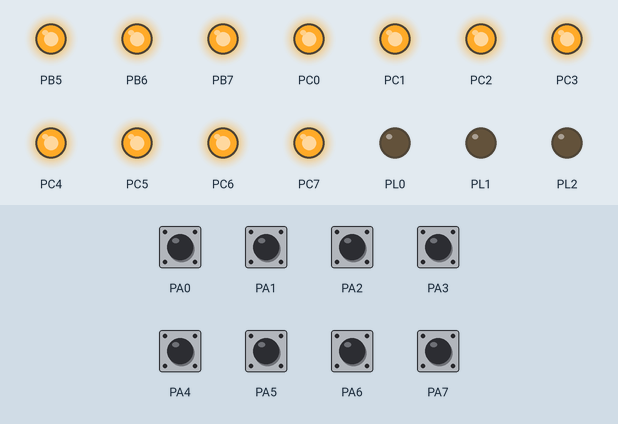
Simulated run of this program. Board: ATmega2560, built with avr-gcc and emulated at 16 MHz. Parts: output pins drawn as LEDs (lit = HIGH). The inputs (shaded band) are chosen by the test bench; at power-on: PA0–7 HIGH. At 0.5 s the program stops and its outputs stay as they are.

Above: at 0.1 s.
Timing chart, 0 to 1.6 s (numbered marks = the images above):
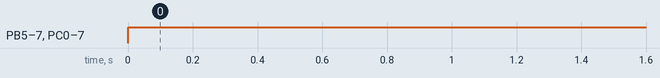

Measured:
- by itself, PB5–7, PC0–7: LOW → HIGH at 0.00 s

The program:

main.c
```c
//////////////////////////////////////////////////////////////////////////////
// Laboratory AVR Microcontrollers Part2
// Program template for C lab 7
// Please fill in this information before starting coding
// Authors:
// 1. Adam Burzynski
// Group: 2
// Section: 1
// Task number: 11
//
// Version: 2020v3.0
//////////////////////////////////////////////////////////////////////////////

#include <avr/io.h>
#include <avr/interrupt.h>
// please look into header pgmspace.h functions to properly read from ROM
#include <avr/pgmspace.h>
// please change this to proper value given by the teacher
#define F_CPU 16000000L
#define nLength 100
uint8_t TAB_RAM[nLength];
//-----------this is table with data example --------------------------------------
// please correct end of this table according to the guidelines given by the teacher
uint8_t const TAB_ROM[] PROGMEM = {
0x00, 0x01, 0x02, 0x03, 0x04, 0x05, 0x06, 0x07, 0x08, 0x09, 0x0A, 0x0B, 0x0C, 0x0D, 0x0E, 0x1F,
0x10, 0x11, 0x12, 0x13, 0x14, 0x15, 0x16, 0x17, 0x18, 0x19, 0x1A, 0x1B, 0x1C, 0x1D, 0x1F, 0x1F,
0x20, 0x21, 0x22, 0x23, 0x24, 0x25, 0x26, 0x27, 0x28, 0x29, 0x2A, 0x2B, 0x2C, 0x2D, 0x2E, 0x2F,
0x30, 0x31, 0x32, 0x33, 0x34, 0x35, 0x36, 0x37, 0x38, 0x39, 0x3A, 0x3B, 0x3C, 0x3D, 0x3E, 0x3F,
0x40, 0x41, 0x42, 0x43, 0x44, 0x45, 0x46, 0x47, 0x48, 0x49, 0x4A, 0x4B, 0x4C, 0x4D, 0x4E, 0x4F,
0x50, 0x51, 0x52, 0x53, 0x54, 0x55, 0x56, 0x57, 0x58, 0x59, 0x5A, 0x5B, 0x5C, 0x5D, 0x5E, 0x5F,
0x60, 0x61, 0x62, 0x63, 0x64, 0x65, 0x66, 0x67, 0x68, 0x69, 0x6A, 0x6B, 0x6C, 0x6D, 0x6E, 0x6F,
0x70, 0x71, 0x72, 0x73, 0x74, 0x75, 0x76, 0x77, 0x78, 0x79, 0x7A, 0x7B, 0x7C, 0x7D, 0x7E, 0x7F,
0x80, 0x81, 0x82, 0x83, 0x84, 0x85, 0x86, 0x87, 0x88, 0x89, 0x8A, 0x8B, 0x8C, 0x8D, 0x8E, 0x8F,
0x90, 0x91, 0x92, 0x93, 0x94, 0x95, 0x96, 0x97, 0x98, 0x99, 0x9A, 0x9B, 0x9C, 0x9D, 0x9E, 0x9F,
0xa0, 0xa1, 0xa2, 0xa3, 0xa4, 0xa5, 0xa6, 0xa7, 0xa8, 0xa9, 0xaA, 0xaB, 0xaC, 0xaD, 0xAE, 0xAF,
0xB0, 0xB1, 0xB2, 0xB3, 0xB4, 0xB5, 0xB6, 0xB7, 0xB8, 0xB9, 0xBA, 0xBB, 0xBC, 0xBD, 0xBE, 0xBF,
0xC0, 0xC1, 0xC2, 0xC3, 0xC4, 0xC5, 0xC6, 0xC7, 0xC8, 0xC9, 0xCA, 0xCB, 0xCC, 0xCD, 0xCE, 0xCF,
0xE0, 0xE1, 0xE2, 0xE3, 0xE4, 0xE5, 0xE6, 0xE7, 0xE8, 0xE9, 0xEA, 0xEB, 0xEC, 0xED, 0xEE, 0xEF,
0xFF, 0xFE, 0xFD, 0xFC, 0xFB, 0xFA, 0xF9, 0xF8, 0xF7, 0xF6, 0xF5, 0xF4, 0xF3, 0xF2, 0xF1, 0xF0,
0x00, 0x00};
//-----this empty table example-----uncomment to test---------------
// uint8_t const TAB_ROM[] PROGMEM = { 0x00, 0x00};
// please correct end of this table according to the guidelines given by the teacher
//uint8_t const TAB_ROM[] PROGMEM = { 0xFF, 0xFF};
// global variable to count the number of overflows
volatile uint8_t tot_overflow;

//Task:
//Write a program that copies data from TAB_ROM to TAB_RAM. Copying should
//start after any button is pressed. The LED connected to Port B.6 should light
//(state ON) during copying, and then turn it exactly 250ms OFF, 250ms ON and
//OFF.


// initialize timer, interrupt and variable
void timer1_init()
{
	TIMSK1 = 1 << TOIE1;	// enable timer overflow interrupt for both Timer1
	TCCR1B |= (1 << CS10) | (1 << CS11); // setting prescaler to 64
	TCNT1 = 3035;	// initializing timer with value FFFF - 62500 = 3035

	// initialize overflow counter variable
	tot_overflow = 0;
}

// TIMER0 overflow interrupt service routine
// called whenever TCNT0 overflows
ISR(TIMER1_OVF_vect)
{
	tot_overflow++;	// incrementing interrupts counter
	TCNT1 = 3035;	// initializing timer with value FFFF - 62500 = 3035
}

int main (void)
{

	//---------------------------------------------------------------------
	// Main program code place here
	// 1. Place here code related to initialization of ports and interrupts

	//Initializing all ports
	//buttons on portA as input with pullup
	DDRA=0x00;
	PORTA=0xFF;	//pull ups

	//initializing LEDs on portB.5 .6 .7 and setting them OFF
	 DDRB = DDRB|0xE0;
	 PORTB = PORTB|0xE0;

	 //initializing portC
	 DDRC=0xFF;
	 PORTC=0xFF;

	 //initializing portL
	 DDRL=0xFF;
	 PORTL=0x00;

	 // 2. Enable interrupts if needed


	// 3. Place here main code

	//checks if any button is pressed
	if(PINA != 0xFF)
	{
		//start copying
		PORTB= PORTB&0xBF; //turns on the b.6 led ( 0xBF = 1011 1111 )
		for(int i=0; i<nLength; i++)	//copying ROM->RAM loop
		{
			//checking if end of TAB_ROM array
			if(pgm_read_byte_far(TAB_ROM + i) == 0 && pgm_read_byte_far(TAB_ROM + i + 1) == 0) break;
			//copying ROM to RAM
			TAB_RAM[i]= pgm_read_byte_far(pgm_get_far_address(TAB_ROM)+i);
		}

	}
	sei();
	timer1_init();
	while(1)
	{
		if(tot_overflow == 1){
			PORTB= PORTB|0x40;//turns off the b.6 led ( 0x40 = 0100 0000) after 250ms
			tot_overflow++;
			}
		else if(tot_overflow == 3) // added tot_overflow == 3 to prevent going into first if each iteration
		{
			PORTB= PORTB&0xBF; //turns on the b.6 led ( 0xBF = 1011 1111 ) after next 250ms
			PORTB= PORTB|0x40;//turns off the b.6 led ( 0x40 = 0100 0000) immediately after turning it on
			break;
		}
	}
	cli(); // disable global interrupt flag

	// Program end
	//----------------------------------------------------------------------
}
// -------------------------------------------------------------------
```
